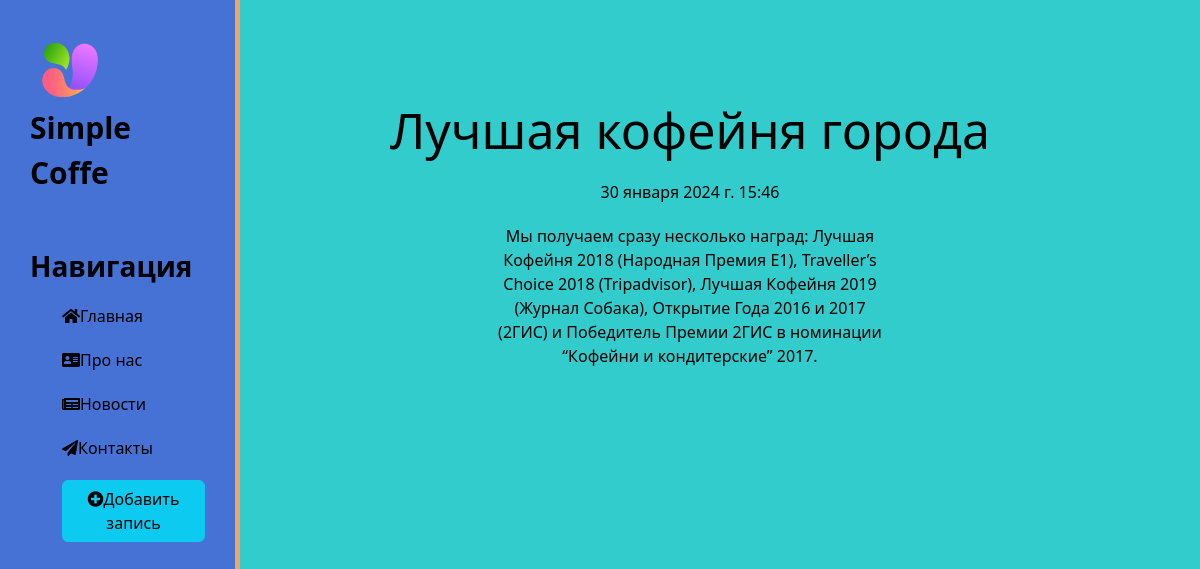
The page /news/2 on the database its author committed.
### news/models.py (models this page shows, shortened)
class Articles(models.Model):
    title = models.CharField('Название', max_length=50)
    anons = models.CharField('Анонс', max_length=250)
    full_text = models.TextField('Статья')
    date = models.DateTimeField('Дата публикации')
    class Meta:
        verbose_name = 'Новость'
        verbose_name_plural = 'Новости'

### news/views.py (the view)
# urls.py: path('<int:pk>', views.NewsDetailView.as_view(), name='news-detail')
class NewsDetailView(DetailView):
    model = Articles
    template_name = 'news/details_view.html'
    context_object_name = 'article'

### news/templates/news/details_view.html (shortened to what this page needs)
{% extends 'main/layout.html' %}
{% block content %}
    <div class="features">
        <h1>{{ article.title }}</h1>
        <p>{{ article.date }}</p>
        <p>{{ article.full_text }}</p>
    </div>
{% endblock %}

### main/static/main/css/main.css (style rules this page uses)
body { background: #33CCCC; }
main .features { float: left; color: black; margin-top: 100px; text-align: center; width: 75%; }
main .features h1 { font-size: 50px }
main .features p { max-width: 400px; margin: 20px auto }

### rows shown on the page
Articles: title "Лучшая кофейня города", date "30 января 2024 г. 15:46", full_text "Мы получаем сразу несколько наград: Лучшая Кофейня 2018 (Народная Премия E1), Traveller’s Choice 2018 (Tripadvisor), Лучшая Кофейня 2019 (Журнал Собака), Открытие Года 2016 и 2017 (2ГИС) и Победитель Премии 2ГИС в номинации “Кофейни и кондитерские” 2017."
